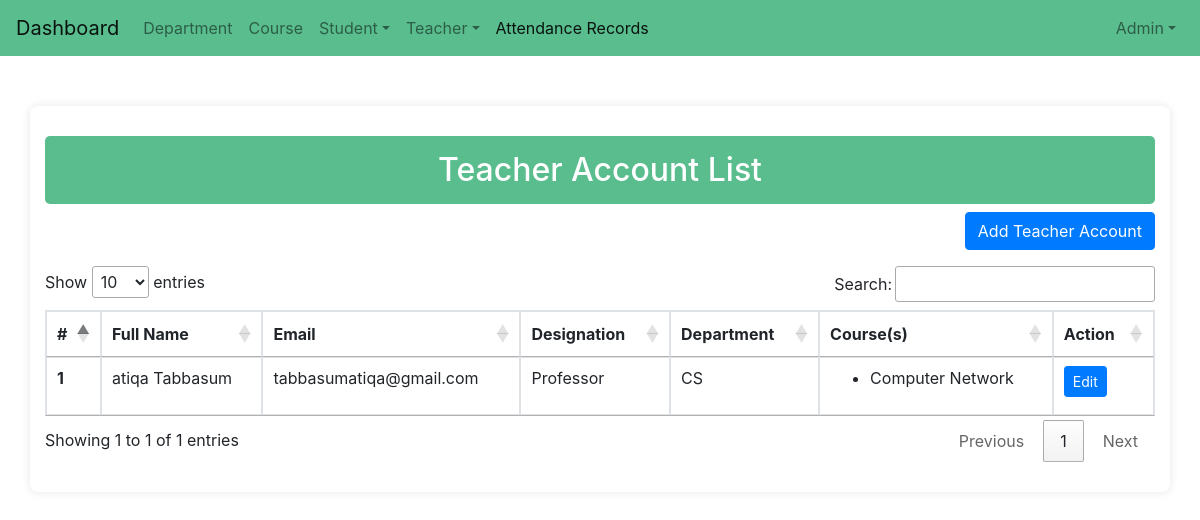
/teacher_list/ (signed in), run on the app's committed database.
### attandance/models.py (models this page shows, shortened)
class CustomUser(AbstractUser):
    full_name = models.CharField(max_length=100, null=True)
    phone_number = models.CharField(max_length=15, blank=True, null=True)
    role = models.CharField(max_length=50, null=True)
    date_of_creation = models.DateField(auto_now_add=True, null=True)
    last_login_date = models.DateField(blank=True, null=True)
    is_super_admin = models.BooleanField(default=False)
    teacher = models.OneToOneField(Teacher, on_delete=models.CASCADE, null=True, blank=True)
    objects = CustomUserManager()

class Teacher(models.Model):
    teacher_id = models.CharField(max_length=50)
    username = models.CharField(max_length=50)
    last_name = models.CharField(max_length=50)
    email = models.EmailField(unique=True)
    password = models.CharField(max_length=128)
    department = models.ForeignKey(Department, on_delete=models.CASCADE)
    designation = models.ForeignKey(Designation, on_delete=models.CASCADE)
    courses = models.ManyToManyField(Courses, blank=True)
    created_on = models.DateTimeField(auto_now_add=True)
    updated_on = models.DateTimeField(auto_now=True)

class Designation(models.Model):
    des_id = models.CharField(max_length=100, null=True)
    name = models.CharField(max_length=255, )
    description = models.TextField(blank=True, null=True)
    created_at = models.DateTimeField(auto_now_add=True, null=True)
    updated_at = models.DateTimeField(auto_now=True, null=True)

class Department(models.Model):
    dep_id = models.CharField(max_length=100, null=True)
    name = models.CharField(max_length=255, )
    description = models.TextField(blank=True, null=True)
    created_on = models.DateTimeField(auto_now_add=True)
    updated_on = models.DateTimeField(auto_now=True)

class Courses(models.Model):
    course_id = models.CharField(max_length=100, null=True)
    name = models.CharField(max_length=255, )
    department = models.ForeignKey(Department, on_delete=models.CASCADE)
    created_on = models.DateTimeField(auto_now_add=True)
    updated_on = models.DateTimeField(auto_now=True)

### attandance/views.py (the view)
# urls.py: path('teacher_list/', views.teacher_list , name = 'teacher_list'),
@login_required(login_url='home')
def teacher_list(request):
    student = Teacher.objects.prefetch_related('courses').all()
    return render(request , 'admin/teacher_account/list_tec_account.html', { 'student':student })

### templates/admin/teacher_account/list_tec_account.html (shortened to what this page needs)
<!DOCTYPE html>
<html lang="en">
{% load static %}
<head>
</head>
<body>
    {% include 'navbar.html' %}
    <div class="container">
        <h2 class="text-center">Teacher Account List</h2>
        <div class="text-right mb-3">
            <a class="btn btn-primary" href="{% url 'add_teacher' %}">Add Teacher Account</a>
        </div>
        <div class="table-responsive">
            <table class="table table-bordered" id="coursesList">
                <thead>
                    <tr>
                        <th>#</th>
                        <th>Full Name</th>
                        <th>Email</th>
                        <th>Designation</th>
                        <th>Department</th>
                        <th>Course(s)</th>
                        <th>Action</th>
                    </tr>
                </thead>
                <tbody>
                    {% for i in student %}
                    <tr>
                        <th scope="row">{{ forloop.counter }}</th>
                        <td>{{ i.username }} {{ i.last_name }}</td>
                        <td>{{ i.email }}</td>
                        <td>{{ i.designation.name }}</td>
                        <td>{{ i.department.name }}</td>
                        <td>
                            <ul>
                                {% for course in i.courses.all %}
                                <li>{{ course.name }}</li>
                                {% endfor %}
                            </ul>
                        </td>
                        <td class="action-buttons">
                            <a class="btn btn-primary btn-sm" href="{% url 'edit_teacher' i.pk %}">Edit</a>
                        </td>
                    </tr>
                    {% endfor %}
                </tbody>
            </table>
        </div>
</body>
</html>

### templates/navbar.html (shortened to what this page needs)
<html lang="en">
<head>
  <link rel="stylesheet" href="https://maxcdn.bootstrapcdn.com/bootstrap/4.5.2/css/bootstrap.min.css">
  <link rel="stylesheet" href="https://cdn.datatables.net/1.13.6/css/jquery.dataTables.min.css">
  <link href="https://cdnjs.cloudflare.com/ajax/libs/select2/4.1.0/css/select2.min.css" rel="stylesheet" />
  <link rel="stylesheet" href="https://cdnjs.cloudflare.com/ajax/libs/font-awesome/5.15.3/css/all.min.css">
</head>
<body>
  <nav class="navbar navbar-expand-lg navbar-light" style="background: #59bd8e;">
    <a class="navbar-brand" href="/dashboard">Dashboard</a>
    <div class="collapse navbar-collapse" id="navbarSupportedContent">
      <ul class="navbar-nav mr-auto">
        <li class="nav-item ">
          <a class="nav-link" href="{% url 'department_list' %}">Department</a>
        </li>
        <li class="nav-item ">
          <a class="nav-link" href="{% url 'courses_list' %}">Course</a>
        </li>
        <li class="nav-item dropdown">
          <a class="nav-link dropdown-toggle" data-toggle="dropdown" href="#">Student</a>
        </li>
        <li class="nav-item dropdown">
          <a class="nav-link dropdown-toggle" data-toggle="dropdown" href="#">Teacher</a>
        </li>
        <li class="nav-item active">
          <a class="nav-link" href="/upload_and_filter_attendance">Attendance Records
       </a>
        </li>
      </ul>
      <ul class="navbar-nav ml-auto">
        {% if user.username is not None %}
        <li class="nav-item dropdown custom-dropdown">
          <a class="nav-link dropdown-toggle" data-toggle="dropdown" href="#">{{ user.username|capfirst }}</a>
        </li>
        {% endif %}
      </ul>
    </div>
</nav>
</body>
</html>

### templates/admin/teacher_account/list_tec_account.html (style rules this page uses)
body { background-color: #f8f9fa; font-family: Arial, sans-serif; }
.container { max-width: 800px; background: #ffffff; padding: 30px; border-radius: 8px; box-shadow: 0 0 10px rgba(0, 0, 0, 0.1); margin-top: 50px; }
h2 { background-color: #59bd8e; color: white; padding: 15px; border-radius: 5px; font-size: 1.5rem; text-align: center; }
.btn-primary { background-color: #59bd8e; border: none; border-radius: 5px; padding: 10px 20px; font-size: 1rem; }

### data on the page
CustomUser: username "Admin"
Teacher: username "atiqa", last_name "Tabbasum", email "tabbasumatiqa@gmail.com", designation.name "Professor", department.name "CS"
Courses: name "Computer Network"
